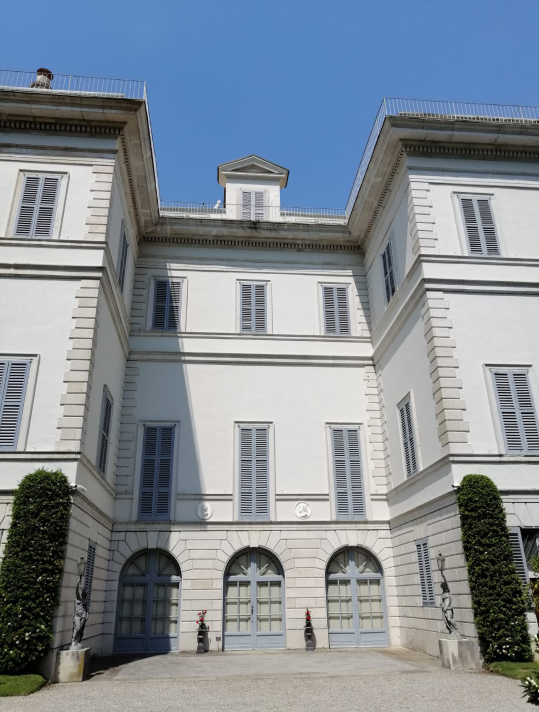
%> input picture img/villa_image.png, 1078 x 1424 px (shown at 1/2 size)
$ octave main.m   (GNU Octave 9; MATLAB toolbox functions it lacks are replaced by stand-ins)
%> lines starting %> are read from the running program, lines starting %| are printed output that depends on the picture; in (x1, y1, x2, y2) boxes, pixels count from 0 and x2, y2 are one past the last pixel; in counts of white or black regions, pixels touching at a corner belong together; the program's own positions count from 1
### 2 - Geometry/G1 - 2D reconstruction of a horizontal section/findLines.m
function lines = findLines(img)
% HOUGH TRANSFORMATION: find line features in an image

    % to gray scale
    %gray_image = rgb2gray(image);

    % Canny Algorithm for edge detection
    edges = edge(img,'canny', [0.2 0.25]);

    % Hough Transformation space
    [H,T,R] = hough(edges, 'RhoResolution', 0.5, 'Theta', -90:0.5:89.5);

    % Hough peaks for line detection
    P = houghpeaks(H,50,'threshold',ceil(0.3*max(H(:))), 'NHoodSize', [97 37]);

    % line formatting through Hough Transformation
    lines = houghlines(edges,T,R,P,'FillGap',200,'MinLength',500);
end

%edges = edge(img,'canny', [0.2 0.3]);

% Hough Transformation space
%[H,T,R] = hough(edges, 'RhoResolution', 0.5, 'Theta', -90:0.5:89.5);

% Hough peaks for line detection
%P = houghpeaks(H,25,'threshold',ceil(0.3*max(H(:))), 'NHoodSize', [97 37]);

% line formatting through Hough Transformation
%lines = houghlines(edges,T,R,P,'FillGap',200,'MinLength',500);

### 2 - Geometry/G1 - 2D reconstruction of a horizontal section/main.m
%%
% #########################################################################
% ---------- G1 - 2D RECONSTRUCTION OF A HORIZONTAL SECTION ---------------
% #########################################################################

%% AFFINE CONSTRAINTS

%load the image
clc;
clear;
close all;
img = imread('../../img/villa_image.png');
%> img is the input picture: size 1424x1078x3 uint8; mean R, G, B 130.4, 139.6, 148.8
img_gray = rgb2gray(img);
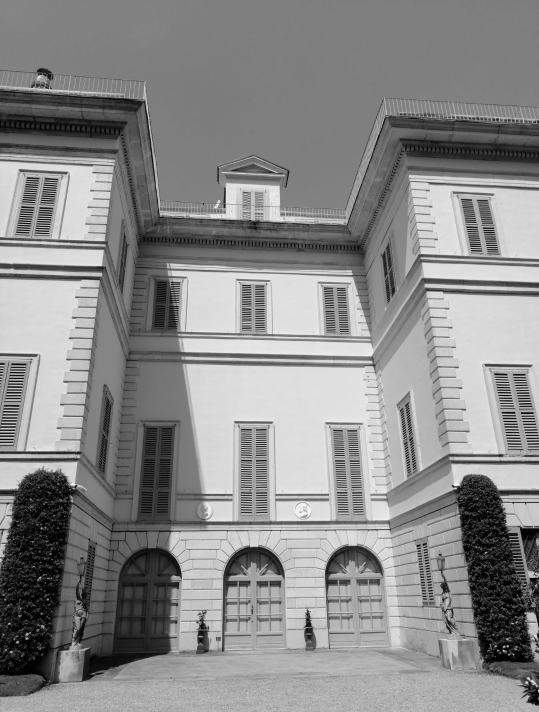
%> img_gray: size 1424x1078 uint8 (shown at 1/2 size); min 0, max 255, mean 137.9
debug = false;

% getting lines from line detector
lines = findLines(img_gray);
%> in findLines, `edges = edge(img,'canny', [0.2 0.25]);`:
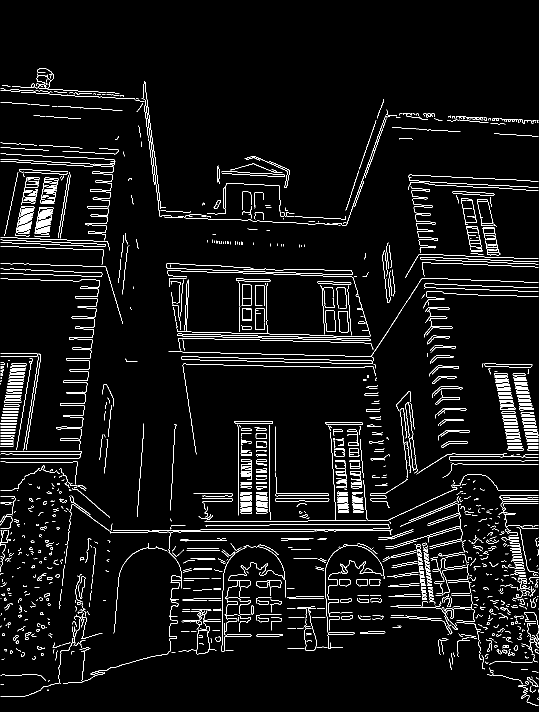
%> edges: size 1424x1078 logical (shown at 1/2 size); 4.6% white in thin lines or dots, all inside (x1, y1, x2, y2) = (1, 136, 1077, 1411)
%> in findLines, `[H,T,R] = hough(edges, 'RhoResolution', 0.5, 'Theta', -90:0.5:89.5);`:
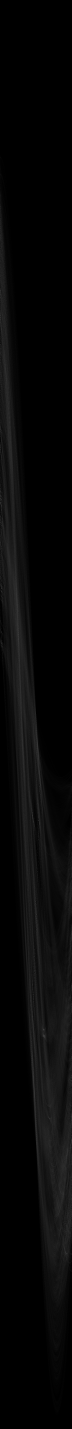
%> H: size 7141x360 double (shown at 1/5 size); min 0, max 318, mean 9.8; drawn with min black and max white
%> in findLines, `[H,T,R] = hough(edges, 'RhoResolution', 0.5, 'Theta', -90:0.5:89.5);`: T = 360 values from -90 to 89.5; R = 7141 values from -1785 to 1785
%> in findLines, `P = houghpeaks(H,50,'threshold',ceil(0.3*max(H(:))), 'NHoodSize', [97 ..`: P = 50 rows, first 12: [1597 1; 1755 1; 4103 195; 1453 1; 4575 181; 2248 4; 2493 1; 2936 7; 2184 4; 4637 181; 4525 181; 1185 1]
%> in findLines, `lines = houghlines(edges,T,R,P,'FillGap',200,'MinLength',500);`: lines = 40 lines; longest, point1 to point2 (x, y): (4, 308) to (1077, 1381), (360, 1304) to (1050, 241), (75, 141) to (75, 1383), (25, 173) to (25, 1393), (164, 1361) to (290, 164), (101, 1371) to (245, 197)

% parallel lines to be exploit for affinity constraints
idx = [8, 12, 16, 18];
label = ['a', 'b', 'c', 'd'];
f = 2; % number of families of parallel lines
numSegmentsPerFamily = 2;
parallelLines = cell(f,1); % store parallel lines

% obtaining parallel lines for affinity constraints
line_a = cross([lines(idx(1)).point1 1]', [lines(idx(1)).point2 1]');
%> line_a = [-56; 1073; -342175]
line_a = line_a / line_a(3);
%> line_a = [0.000164; -0.00314; 1]
line_b = cross([lines(idx(2)).point1 1]', [lines(idx(2)).point2 1]');
%> line_b = [0; 1075; -950300]
line_b = line_b / line_b(3);
%> line_b = [0; -0.00113; 1]
line_c = cross([lines(idx(3)).point1 1]', [lines(idx(3)).point2 1]');
%> line_c = [0; 512; -636928]
line_c = line_c / line_c(3);
%> line_c = [0; -0.000804; 1]
line_d = cross([lines(idx(4)).point1 1]', [lines(idx(4)).point2 1]');
%> line_d = [-1100; 164; 843708]
line_d = line_d / line_d(3);
%> line_d = [-0.0013; 0.000194; 1]

parallelLines{1}(1,:) = line_a;
parallelLines{1}(2,:) = line_d;
parallelLines{2}(1,:) = line_b;
parallelLines{2}(2,:) = line_c;

fig = figure();
imshow(img), hold on;

% plotting lines
for k = 1:length(idx)
    xy = [lines(idx(k)).point1; lines(idx(k)).point2];
    plot(xy(:,1),xy(:,2),'LineWidth',4,'Color', 'red');
    if debug
        text(xy(:,1),xy(:,2), label(k), 'FontSize', 20, 'Color', 'green');
    end
end
%> this loop made 4 passes
%> xy on passes 1 to 4: [2 319; 1075 375], [2 884; 1077 884], [147 1244; 659 1244], [801 228; 965 1328]
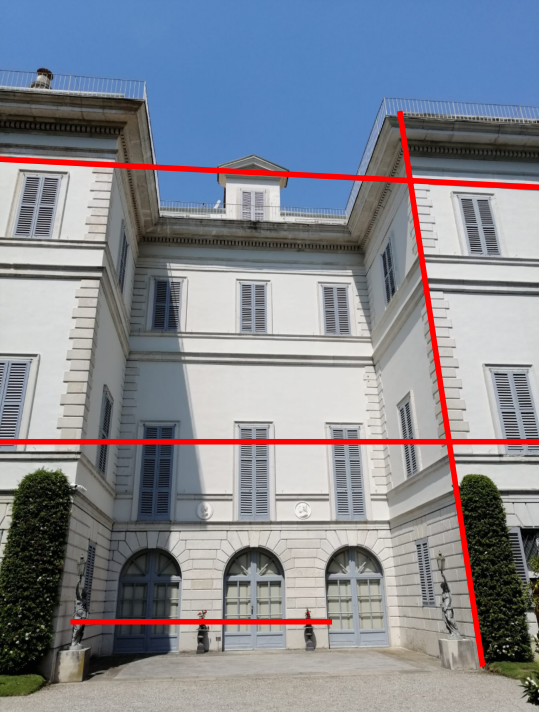
%> figure redrawn from the program's plot data; shown at 1/2 size
hold off;
pause;

%% EUCLIDEAN CONSTRAINTS
fig = figure();
imshow(img), hold on;

% getting points from corner detection
A = [226 334 1]';
B = [272 534 1]';
E = [731 551 1]';
G = [821 364 1]';
P = [507 313 1]';
Q = [507 328 1]';

% top and bottom corners for the vertical shadow
S_TOP = [342 1065 1]';
S_BOT = [343 1300 1]';

% computing the shadow vertical line through corners previously detected
shadow_line = cross(S_TOP, S_BOT);
shadow_line = shadow_line / shadow_line(3);

% computing linking lines bewteen points
line_s = cross(B, E);
line_s = line_s / line_s(3);
line_t = cross(G, E);
line_t = line_t / line_t(3);
line_u = cross(P, Q);
line_u = line_u / line_u(3);

% points from interesected lines
C = cross(shadow_line, line_s);
C = C / C(3);
D = cross(line_u, line_s);
D = D / D(3);

% points plotting
if debug
    plot(A(1), A(2),'.b','MarkerSize',12);
    text(A(1), A(2), 'A', 'FontSize', 24, 'Color', 'b');
    plot(B(1), B(2),'.b','MarkerSize',12);
    text(B(1), B(2), 'B', 'FontSize', 24, 'Color', 'b');
    plot(C(1), C(2),'.b','MarkerSize',12);
    text(C(1), C(2), 'C', 'FontSize', 24, 'Color', 'b');
    plot(D(1), D(2),'.b','MarkerSize',12);
    text(D(1), D(2), 'D', 'FontSize', 24, 'Color', 'b');
    plot(E(1), E(2),'.b','MarkerSize',12);
    text(E(1), E(2), 'E', 'FontSize', 24, 'Color', 'b');
    plot(G(1), G(2),'.b','MarkerSize',12);
    text(G(1), G(2), 'G', 'FontSize', 24, 'Color', 'b');
end


line_ab = [[A(1) A(2)]; [B(1) B(2)]];
plot(line_ab(:,1),line_ab(:,2),'LineWidth',4,'Color', 'r');
line_ab = cross(A, B);
line_ab = line_ab / line_ab(3);

line_bc = [[B(1) B(2)]; [C(1) C(2)]];
plot(line_bc(:,1),line_bc(:,2),'LineWidth',4,'Color', 'r');
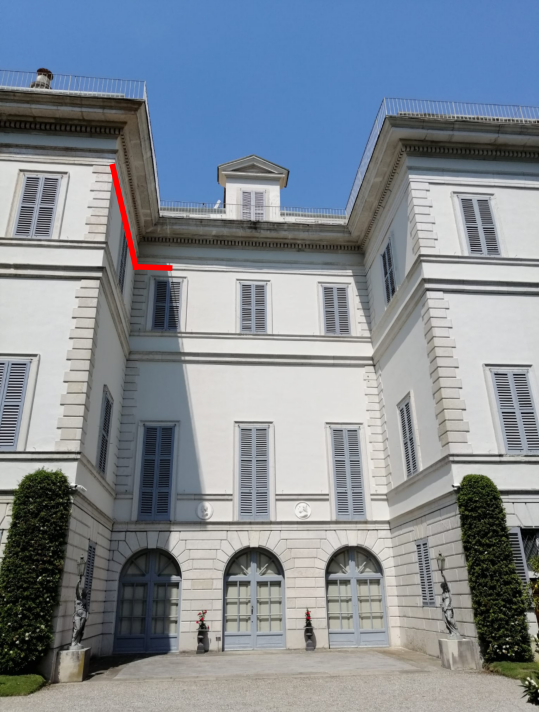
%> figure redrawn from the program's plot data; shown at 1/2 size
line_bc = cross(B, C);
line_bc = line_bc / line_bc(3);

hold off;
pause;

%% AFFINE TRANSFORMATION

% compute the vanishing points
V = nan(2,f);
for i =1:f
    X = parallelLines{i}(:,1:2);
    Y = -parallelLines{i}(:,3);
    V(:,i) = X\Y;
end
%> this loop made 2 passes
%> (X, Y) on passes 1 to 2: ([0.000164 -0.00314; -0.0013 0.000194], [-1; -1]), ([0 -0.00113; 0 -0.000804], [-1; -1])
%> after the loop, V = [820.9 0; 361.7 1004.8]

% compute the image of the line at infinity
imLinfty = cross([V(1,1) V(2,1) 1], [V(1,2) V(2,2) 1]);%= fitline(V);
%> imLinfty = [-643.1 -820.9 824873.6]
imLinfty = imLinfty./(imLinfty(3));
%> imLinfty = [-0.00078 -0.000995 1]

% build the rectification matrix
H = [eye(2),zeros(2,1); imLinfty(:)'];

% rectify the image and show the result
tform = projective2d(H');
%> tform = transform with T = [1 0 -0.00078; 0 1 -0.000995; 0 0 1]

% showing the affine transformation matrix
disp('Affine matrix:');
disp(tform.T);
%|    1.0000        0  -0.0008
%|         0   1.0000  -0.0010
%|         0        0   1.0000

% applying the transformation and crop the image for the sake of simplicity
J = imwarp(img,tform);
J = imcrop(J,[4351 8805 3237 2141]);
%> J = []

% transform point through the affine homography
[A(1),A(2)] = transformPointsForward(tform,A(1),A(2));
[B(1),B(2)] = transformPointsForward(tform,B(1),B(2));
[C(1),C(2)] = transformPointsForward(tform,C(1),C(2));
[D(1),D(2)] = transformPointsForward(tform,D(1),D(2));
[E(1),E(2)] = transformPointsForward(tform,E(1),E(2));
[G(1),G(2)] = transformPointsForward(tform,G(1),G(2));

figure; imshow(J), hold on;

% points
if debug
    plot(A(1), A(2),'.b','MarkerSize',12);
    text(A(1), A(2), 'A', 'FontSize', 24, 'Color', 'b');
    plot(B(1), B(2),'.b','MarkerSize',12);
    text(B(1), B(2), 'B', 'FontSize', 24, 'Color', 'b');
    plot(C(1), C(2),'.b','MarkerSize',12);
    text(C(1), C(2), 'C', 'FontSize', 24, 'Color', 'b');
    plot(D(1), D(2),'.b','MarkerSize',12);
    text(D(1), D(2), 'D', 'FontSize', 24, 'Color', 'b');
    plot(E(1), E(2),'.b','MarkerSize',12);
    text(E(1), E(2), 'E', 'FontSize', 24, 'Color', 'b');
    plot(G(1), G(2),'.b','MarkerSize',12);
    text(G(1), G(2), 'G', 'FontSize', 24, 'Color', 'b');
end

% lines
seg_ab = [[A(1) A(2)]; [B(1) B(2)]];
%> seg_ab = [459.9 679.7; 1060.4 2081.9]
plot(seg_ab(:,1),seg_ab(:,2),'LineWidth',4,'Color', 'r');
line_ab = cross(A, B);
%> line_ab = [-1402.2; 600.5; 236704.6]
line_ab = line_ab / line_ab(3);
%> line_ab = [-0.00592; 0.00254; 1]

seg_bc = [[B(1) B(2)]; [C(1) C(2)]];
%> seg_bc = [1060.4 2081.9; 1688.7 2666.7]
plot(seg_bc(:,1),seg_bc(:,2),'LineWidth',4,'Color', 'r');
line_bc = cross(B, C);
%> line_bc = [-584.9; 628.3; -687850]
line_bc = line_bc / line_bc(3);
%> line_bc = [0.00085; -0.000913; 1]

facade_3 = sqrt((B(1)-E(1))^2 + (B(2)-E(2))^2);
%> facade_3 = 9894.8
shadow = sqrt((B(1)-C(1))^2 + (B(2)-C(2))^2);
%> shadow = 858.4

hold off;
pause;

%% STRATIFIED RECTIFICATION
constr = zeros(2,3);

line_bc = cross(B,C); % shadow
%> line_bc = [-584.9; 628.3; -687850]
line_bc = line_bc / line_bc(3); % shadow
%> line_bc = [0.00085; -0.000913; 1]
line_ab = cross(A,B); % outgoing wall
%> line_ab = [-1402.2; 600.5; 236704.6]
line_ab = line_ab / line_ab(3); % outgoing wall
%> line_ab = [-0.00592; 0.00254; 1]
constr(1,:) = [line_ab(1) * line_bc(1), line_ab(1) * line_bc(2) + line_ab(2) * line_bc(1), line_ab(2) * line_bc(2)];

k = (1 / 3.9) ^ 2; % ratio
seg_bc = C - B; % shadow
%> seg_bc = [628.3; 584.9; 0]
seg_ab = B - A; % outgoing wall
%> seg_ab = [600.5; 1402.2; 0]
constr(2,:) = [seg_bc(1) ^ 2 - k * seg_ab(1) ^ 2, seg_bc(1) * seg_bc(2) - k * seg_ab(1) * seg_ab(2), seg_bc(2) ^ 2 - k * seg_ab(2) ^ 2];

% solve the system
[~,~,v] = svd(constr);
%> v = [0.701 -0.537 -0.47; 0.589 0.807 -0.0427; 0.402 -0.247 0.882]
s = v(:,end); %[s11,s12,s22];
%> s = [-0.47; -0.0427; 0.882]
S = [s(1),s(2); s(2),s(3)];
%> S = [-0.47 -0.0427; -0.0427 0.882]

% compute the rectifying homography
% image of circular points
imDCCP = [S,zeros(2,1); zeros(1,3)]; % the image of the circular points
[U,DD,V] = svd(S);
%> U = [-0.0315 1; 1 0.0315]; DD = [0.883 0; 0 0.471]; V = [-0.0315 -1; 1 -0.0315]
constr = U*sqrt(DD)*V';
%> constr = [-0.685 -0.0512; -0.0512 0.938]

H = eye(3);
H(1,1) = constr(1,1);
H(1,2) = constr(1,2);
H(2,1) = constr(2,1);
H(2,2) = constr(2,2);

Hrect = inv(H);
%> Hrect = [-1.45 -0.0794 0; -0.0794 1.06 0; 0 0 1]
Cinfty = [eye(2),zeros(2,1);zeros(1,3)];

tform = projective2d(Hrect');
%> tform = transform with T = [-1.45 -0.0794 0; -0.0794 1.06 0; 0 0 1]
%> (the run ends here)
